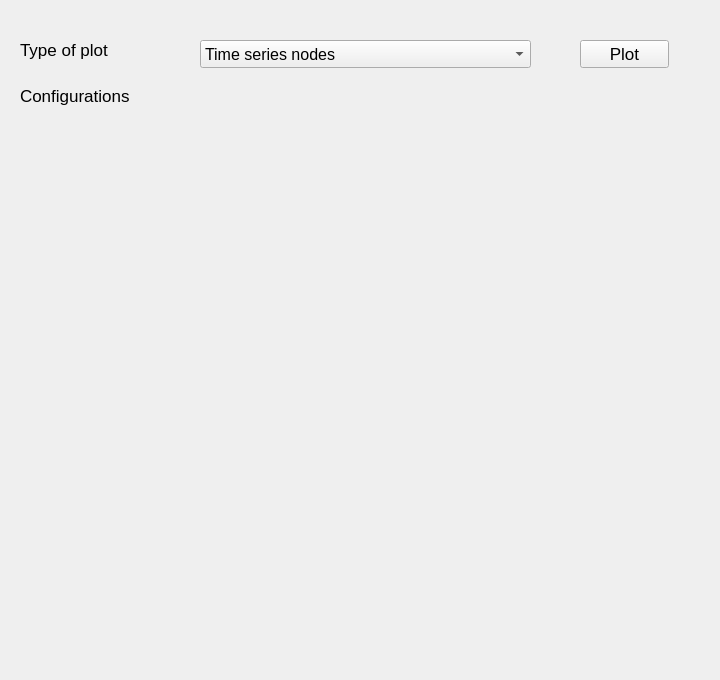
      <widget class="QWidget" name="tabDataTemporalGraphVisual">
       <attribute name="title">
        <string>Graph VIS</string>
       </attribute>
       <widget class="QLabel" name="label_18">
        <property name="geometry">
         <rect>
          <x>20</x>
          <y>40</y>
          <width>131</width>
          <height>19</height>
         </rect>
        </property>
        <property name="font">
         <font>
          <family>Segoe UI</family>
          <pointsize>13</pointsize>
          <bold>false</bold>
         </font>
        </property>
        <property name="text">
         <string>Type of plot</string>
        </property>
       </widget>
       <widget class="QComboBox" name="comboBoxPlotType">
        <property name="geometry">
         <rect>
          <x>200</x>
          <y>40</y>
          <width>331</width>
          <height>28</height>
         </rect>
        </property>
        <property name="font">
         <font>
          <family>Segoe UI</family>
          <pointsize>12</pointsize>
          <bold>false</bold>
         </font>
        </property>
        <item>
         <property name="text">
          <string>Time series nodes</string>
         </property>
        </item>
        <item>
         <property name="text">
          <string>Spatial network</string>
         </property>
        </item>
        <item>
         <property name="text">
          <string>Temporal heatmap</string>
         </property>
        </item>
       </widget>
       <widget class="QWidget" name="verticalLayoutWidget_6">
        <property name="geometry">
         <rect>
          <x>20</x>
          <y>240</y>
          <width>691</width>
          <height>431</height>
         </rect>
        </property>
        <layout class="QVBoxLayout" name="vLayoutGraph">
         <item>
          <layout class="QHBoxLayout" name="hLayoutCtrlGraph"/>
         </item>
        </layout>
       </widget>
       <widget class="QLabel" name="label_19">
        <property name="geometry">
         <rect>
          <x>20</x>
          <y>80</y>
          <width>161</width>
          <height>31</height>
         </rect>
        </property>
        <property name="font">
         <font>
          <family>Segoe UI</family>
          <pointsize>13</pointsize>
          <bold>false</bold>
         </font>
        </property>
        <property name="text">
         <string>Configurations</string>
        </property>
       </widget>
       <widget class="QWidget" name="verticalLayoutWidget_11">
        <property name="geometry">
         <rect>
          <x>240</x>
          <y>290</y>
          <width>221</width>
          <height>211</height>
         </rect>
        </property>
        <layout class="QVBoxLayout" name="vLayoutSpinnerTGD"/>
       </widget>
       <widget class="QPushButton" name="btnDataPlot">
        <property name="geometry">
         <rect>
          <x>580</x>
          <y>40</y>
          <width>89</width>
          <height>28</height>
         </rect>
        </property>
        <property name="font">
         <font>
          <family>Segoe UI</family>
          <pointsize>13</pointsize>
          <bold>false</bold>
         </font>
        </property>
        <property name="text">
         <string>Plot</string>
        </property>
        <property name="shortcut">
         <string>Ctrl+S, Ctrl+S, Ctrl+S, Ctrl+S</string>
        </property>
       </widget>
       <widget class="QWidget" name="gridLayoutWidget_2">
        <property name="geometry">
         <rect>
          <x>60</x>
          <y>119</y>
          <width>611</width>
          <height>111</height>
         </rect>
        </property>
        <layout class="QGridLayout" name="gLayoutPlotConfig"/>
       </widget>
      </widget>
